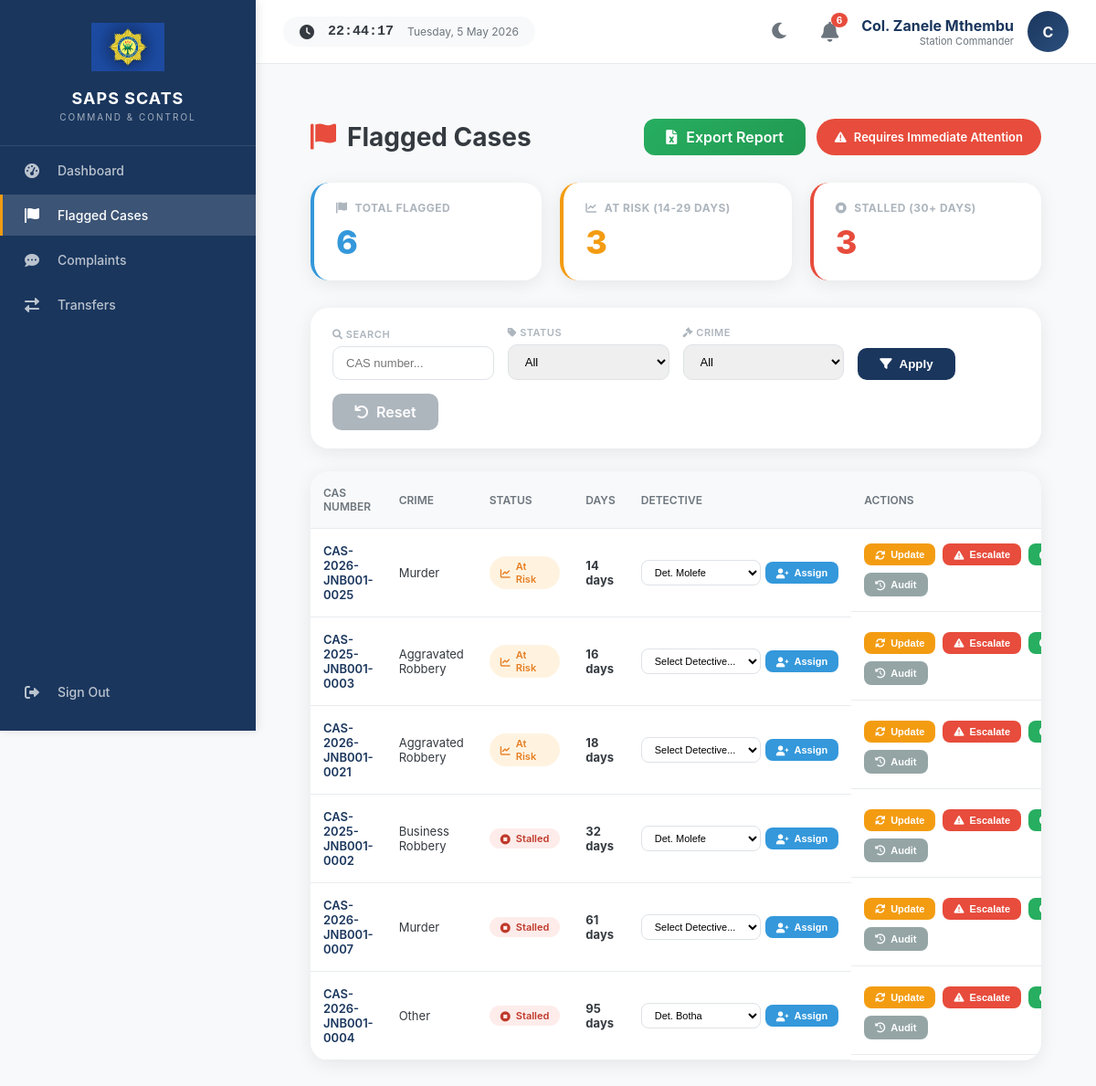
The page /flagged/ on the database its author committed.
### commander/models.py (models this page shows, shortened)
class Case(models.Model):
    STATUS_CHOICES = [
        ('REPORTED', 'Reported'),
        ('AWAITING_ASSIGNMENT', 'Awaiting Assignment'),
        ('ASSIGNED', 'Assigned'),
        ('UNDER_INVESTIGATION', 'Under Investigation'),
        ('EVIDENCE_COLLECTED', 'Evidence Collected'),
        ('REFERRED_TO_NPA', 'Referred to NPA'),
        ('COURT_PROCESSING', 'Court Processing'),
        ('CASE_CLOSED', 'Case Closed'),
    ]
    PRIORITY_CHOICES = [
        ('STANDARD', 'Standard'),
        ('PRIORITY', 'Priority Crime'),
    ]
    CRIME_CHOICES = [
        ('Murder', 'Murder'),
        ('Rape', 'Rape'),
        ('Aggravated Robbery', 'Aggravated Robbery'),
        ('Assault GBH', 'Assault GBH'),
        ('Business Robbery', 'Business Robbery'),
        ('Theft of Motor Vehicle', 'Theft of Motor Vehicle'),
        ('Other', 'Other'),
    ]
    case_number = models.CharField(
        max_length=50,
        unique=True,
        help_text="SAPS CAS number - unique identifier for this case"
    )
    crime_category = models.CharField(
        max_length=50,
        choices=CRIME_CHOICES,
        help_text="Type of crime committed"
    )
    priority_type = models.CharField(
        max_length=20,
        choices=PRIORITY_CHOICES,
        default='STANDARD',
        help_text="Priority crimes (Murder, Rape, Aggravated Robbery) have shorter stall thresholds"
    )
    complainant_name = models.CharField(
        max_length=200,
        blank=True,
        null=True,
        help_text="Name of person who reported the crime"
    )
    complainant_id = models.CharField(
        max_length=13,
        blank=True,
        null=True,
        help_text="South African ID number"
    )
    complainant_contact = models.CharField(
        max_length=50,
        blank=True,
        null=True,
        help_text="Phone number or email for notifications"
    )
    assigned_detective = models.CharField(
        max_length=100,
        blank=True,
        null=True,
        help_text="Name of detective assigned to this case"
    )
    detective_badge = models.CharField(
        max_length=20,
        blank=True,
        null=True,
        help_text="Detective's SAPS badge number"
    )
    detective_rank = models.CharField(
        max_length=50,
        blank=True,
        null=True,
        help_text="Detective's rank (e.g., Warrant Officer, Captain)"
    )
    status = models.CharField(
        max_length=30,
        choices=STATUS_CHOICES,
        default='REPORTED',
        help_text="Current stage in the case lifecycle"
    )
    reported_date = models.DateTimeField(
        default=timezone.now,
        help_text="When the case was first reported"
    )
    last_activity_date = models.DateTimeField(
        default=timezone.now,
        help_text="Last time any investigative action was taken - used for stall detection"
    )
    closed_date = models.DateTimeField(
        null=True,
        blank=True,
        help_text="When the case was closed (if applicable)"
    )
    closure_reason = models.CharField(
        max_length=100,
        blank=True,
        null=True,
        help_text="Reason for case closure (e.g., Solved, Unsolved, Withdrawn)"
    )
    closure_summary = models.TextField(
        blank=True,
        null=True,
        help_text="Written summary of all investigative actions taken"
    )
    acknowledged = models.BooleanField(
        default=False,
        help_text="Has the Commander acknowledged this alert?"
    )
    acknowledged_at = models.DateTimeField(
        null=True,
        blank=True,
        help_text="When the Commander acknowledged the alert"
    )
    acknowledged_by = models.CharField(
        max_length=100,
        blank=True,
        null=True,
        help_text="Which Commander acknowledged this"
    )
    action_note = models.TextField(
        blank=True,
        null=True,
        help_text="Commander's action plan for this case"
    )
    escalated = models.BooleanField(
        default=False,
        help_text="Has this case been escalated to Commander?"
    )
    escalated_at = models.DateTimeField(
        null=True,
        blank=True,
        help_text="When escalation happened"
    )
    escalation_reason = models.TextField(
        blank=True,
        null=True,
        help_text="Why this case was escalated"
    )
    transfer_requested = models.BooleanField(
        default=False,
        help_text="Is this case pending transfer to another station?"
    )
    transfer_to_station = models.CharField(
        max_length=100,
        blank=True,
        null=True,
        help_text="Destination station for transfer"
    )
    transfer_approved = models.BooleanField(
        default=False,
        help_text="Has the transfer been approved?"
    )
    transfer_approved_at = models.DateTimeField(
        null=True,
        blank=True,
        help_text="When transfer was approved"
    )
    transfer_confirmed = models.BooleanField(
        default=False,
        help_text="Has receiving station confirmed receipt?"
    )
    created_at = models.DateTimeField(auto_now_add=True)
    updated_at = models.DateTimeField(auto_now=True)
    @property
    def days_inactive(self):
        if self.last_activity_date:
            delta = timezone.now() - self.last_activity_date
            return delta.days
        return 0
    class Meta:
        ordering = ['-last_activity_date']
        verbose_name = 'Case'
        verbose_name_plural = 'Cases'

### commander/views.py (the view)
# urls.py: path('flagged/', views.flagged_cases, name='flagged_cases'),
def flagged_cases(request):
    commander = get_commander_info(request)
    cases = Case.objects.filter(status__in=['AT_RISK', 'STALLED'])
    status_filter = request.GET.get('status')
    crime_filter = request.GET.get('crime')
    search_query = request.GET.get('search')
    if status_filter and status_filter != "ALL":
        cases = cases.filter(status=status_filter)
    if crime_filter and crime_filter != "ALL":
        cases = cases.filter(crime_category=crime_filter)
    if search_query:
        cases = cases.filter(case_number__icontains=search_query)
    detective_list = ['Unassigned', 'Det. Molefe', 'Det. Nkosi', 'Det. Dlamini', 'Det. Cele', 'Det. van Zyl', 'Det. Botha']
    context = {
        'cases': cases,
        'commander': commander,
        'total_flagged': cases.count(),
        'at_risk_count': cases.filter(status='AT_RISK').count(),
        'stalled_count': cases.filter(status='STALLED').count(),
        'alert_count': Case.objects.filter(status__in=['AT_RISK', 'STALLED']).count(),
        'detective_list': detective_list,
        'selected_status': status_filter if status_filter else "ALL",
        'selected_crime': crime_filter if crime_filter else "ALL",
        'search_query': search_query or "",
    }
    return render(request, 'commander/flagged_cases.html', context)

### commander/templates/commander/flagged_cases.html (shortened to what this page needs)
{% extends 'commander/base.html' %}
{% block content %}
<div class="dashboard-content">
    <div class="page-header">
        <h1><i class="fas fa-flag" style="color: #e74c3c;"></i> Flagged Cases</h1>
        <div style="display: flex; gap: 12px;">
            <a href="{% url 'export_cases_excel' %}" class="btn-export"><i class="fas fa-file-excel"></i> Export Report</a>
            <div class="flag-badge"><i class="fas fa-exclamation-triangle"></i> Requires Immediate Attention</div>
        </div>
    </div>
    <div class="stats-row">
        <div class="stat-card total"><h4><i class="fas fa-flag"></i> TOTAL FLAGGED</h4><p class="stat-number">{{ total_flagged|default:0 }}</p></div>
        <div class="stat-card atrisk"><h4><i class="fas fa-chart-line"></i> AT RISK (14-29 days)</h4><p class="stat-number">{{ at_risk_count|default:0 }}</p></div>
        <div class="stat-card stalled"><h4><i class="fas fa-stop-circle"></i> STALLED (30+ days)</h4><p class="stat-number">{{ stalled_count|default:0 }}</p></div>
    </div>
    <div class="filter-bar">
        <form method="GET" action="{% url 'flagged_cases' %}" class="filter-form">
            <div class="filter-group"><label><i class="fas fa-search"></i> SEARCH</label><input type="text" name="search" placeholder="CAS number..." value="{{ search_query }}"></div>
            <div class="filter-group"><label><i class="fas fa-tag"></i> STATUS</label><select name="status"><option value="ALL">All</option></select></div>
            <div class="filter-group"><label><i class="fas fa-gavel"></i> CRIME</label><select name="crime"><option value="ALL">All</option></select></div>
            <div class="filter-group"><button type="submit" class="btn-apply"><i class="fas fa-filter"></i> Apply</button></div>
            <div class="filter-group"><a href="{% url 'flagged_cases' %}" class="btn-reset"><i class="fas fa-undo"></i> Reset</a></div>
        </form>
    </div>
    <div class="table-wrapper">
        {% if cases %}
        <table class="cases-table">
            <thead>
                <tr>
                    <th>CAS Number</th>
                    <th>Crime</th>
                    <th>Status</th>
                    <th>Days</th>
                    <th>Detective</th>
                    <th style="min-width: 350px;">Actions</th>
                </tr>
            </thead>
            <tbody>
                {% for case in cases %}
                <tr data-cas="{{ case.case_number }}">
                    <td><a href="{% url 'audit_trail' case.case_number %}" style="color: var(--primary); font-weight: 600; text-decoration: none;">{{ case.case_number }}</a>
                    <td>{{ case.crime_category }}</a>
                    <td>
                        <span class="badge {% if case.status == 'AT_RISK' %}badge-atrisk{% else %}badge-stalled{% endif %}">
                            <i class="fas {% if case.status == 'AT_RISK' %}fa-chart-line{% else %}fa-stop-circle{% endif %}"></i>
                            {% if case.status == 'AT_RISK' %}At Risk{% else %}Stalled{% endif %}
                        </span>
                    <td><strong class="{% if case.days_inactive >= 30 %}text-danger{% endif %}">{{ case.days_inactive }} days</strong></a>
                    <td>
                        <div class="assign-group">
                            <select class="detective-select" data-cas="{{ case.case_number }}">
                                <option value="">Select Detective...</option>
                                <option value="Det. Molefe" {% if case.assigned_detective == 'Det. Molefe' %}selected{% endif %}>Det. Molefe</option>
                                <option value="Det. Botha" {% if case.assigned_detective == 'Det. Botha' %}selected{% endif %}>Det. Botha</option>
                            </select>
                            <button class="btn-action btn-assign" data-action="assign" data-cas="{{ case.case_number }}" title="Assign/Reassign Detective"><i class="fas fa-user-plus"></i> Assign</button>
                        </div>
                    <td class="action-group">
                        <button class="btn-action btn-update" data-action="update" data-cas="{{ case.case_number }}" title="Request Case Update"><i class="fas fa-sync-alt"></i> Update</button>
                        <button class="btn-action btn-escalate" data-action="escalate" data-cas="{{ case.case_number }}" title="Escalate Case"><i class="fas fa-exclamation-triangle"></i> Escalate</button>
                        <button class="btn-action btn-resolve" data-action="resolve" data-cas="{{ case.case_number }}" title="Resolve Case"> Resolve</button>
                        <a href="{% url 'audit_trail' case.case_number %}" class="btn-action btn-view" title="View Audit Trail"><i class="fas fa-history"></i> Audit</a>
                {% endfor %}
            </tbody>
        {% else %}
        <div class="empty-state"><i class="fas fa-inbox"></i><p>No flagged cases found</p></div>
        {% endif %}
    </div>
</div>
{% endblock %}

### commander/templates/commander/base.html (shortened to what this page needs)
{% load static %}
<!DOCTYPE html>
<html lang="en">
<head>
    <link rel="stylesheet" href="https://cdnjs.cloudflare.com/ajax/libs/font-awesome/6.0.0/css/all.min.css">
</head>
<body>
    <div class="sidebar">
        <div class="sidebar-header">
            <img src="{% static 'commander/images/saps-logo.jpg' %}" class="logo-img" alt="SAPS">
            <div class="saps-title">SAPS SCATS</div>
            <div class="saps-subtitle">Command & Control</div>
        </div>
        <nav>
            <a href="{% url 'dashboard' %}" class="nav-item" id="nav-dashboard"><i class="fas fa-tachometer-alt"></i><span>Dashboard</span></a>
            <a href="{% url 'flagged_cases' %}" class="nav-item" id="nav-flagged"><i class="fas fa-flag"></i><span>Flagged Cases</span></a>
            <a href="{% url 'complaints' %}" class="nav-item" id="nav-complaints"><i class="fas fa-comment-dots"></i><span>Complaints</span></a>
            <a href="{% url 'transfers' %}" class="nav-item" id="nav-transfers"><i class="fas fa-exchange-alt"></i><span>Transfers</span></a>
        </nav>
        <a href="{% url 'sign_out' %}" class="nav-item" style="margin-top: auto; margin-bottom: 20px;"><i class="fas fa-sign-out-alt"></i><span>Sign Out</span></a>
    </div>
    <div class="main">
        <div class="top-bar">
            <div class="top-left">
                <div class="live-clock">
                    <i class="fas fa-clock"></i>
                    <span class="clock-time" id="liveClock">--:--:--</span>
                    <span class="clock-date" id="liveDate">Loading...</span>
                </div>
            </div>
            <div class="top-right">
                <button class="dark-mode-toggle" id="darkModeToggle"><i class="fas fa-moon"></i></button>
                <a href="{% url 'alerts_center' %}" class="bell-icon">
                    <i class="fas fa-bell"></i>
                    <span class="bell-badge {% if alert_count == 0 %}hide{% endif %}" id="bellBadge">{{ alert_count|default:0 }}</span>
                </a>
                <div class="commander-profile">
                    <div class="commander-info">
                        <div class="commander-name">{{ commander.name|default:"Commander" }}</div>
                        <div class="commander-rank">{{ commander.rank|default:"Station Commander" }}</div>
                    </div>
                    <div class="commander-avatar">{{ commander.name.0|default:"SC" }}</div>
                </div>
            </div>
        </div>
        <div class="dashboard-content">
            {% block content %}{% endblock %}
        </div>
    </div>
</body>
</html>

### rows shown on the page
Case: case_number "CAS-2026-JNB001-0025", crime_category "Murder", status "At Risk", days_inactive "14", assigned_detective+case_number "Det. Molefe"
Case: case_number "CAS-2025-JNB001-0003", crime_category "Aggravated Robbery", status "At Risk", days_inactive "16"
Case: case_number "CAS-2026-JNB001-0021", crime_category "Aggravated Robbery", status "At Risk", days_inactive "18"
Case: case_number "CAS-2025-JNB001-0002", crime_category "Business Robbery", status "Stalled", days_inactive "32", assigned_detective+case_number "Det. Molefe"
Case: case_number "CAS-2026-JNB001-0007", crime_category "Murder", status "Stalled", days_inactive "61"
Case: case_number "CAS-2026-JNB001-0004", crime_category "Other", status "Stalled", days_inactive "95", assigned_detective+case_number "Det. Botha"

### other values the page prints
{{ alert_count|default:0 }} "6"
{{ commander.name|default:"Commander" }} "Col. Zanele Mthembu"
{{ commander.rank|default:"Station Commander" }} "Station Commander"
{{ commander.name.0|default:"SC" }} "C"
{{ total_flagged|default:0 }} "6"
{{ at_risk_count|default:0 }} "3"
{{ stalled_count|default:0 }} "3"
